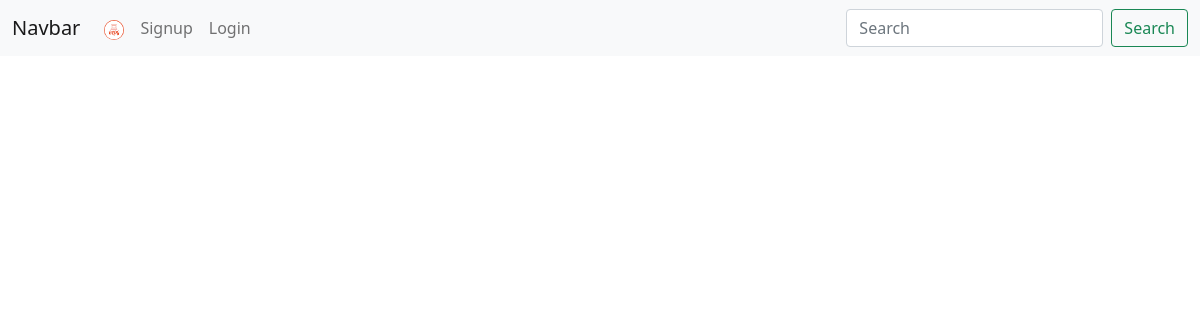
The page /blog/ on the database as committed earlier.
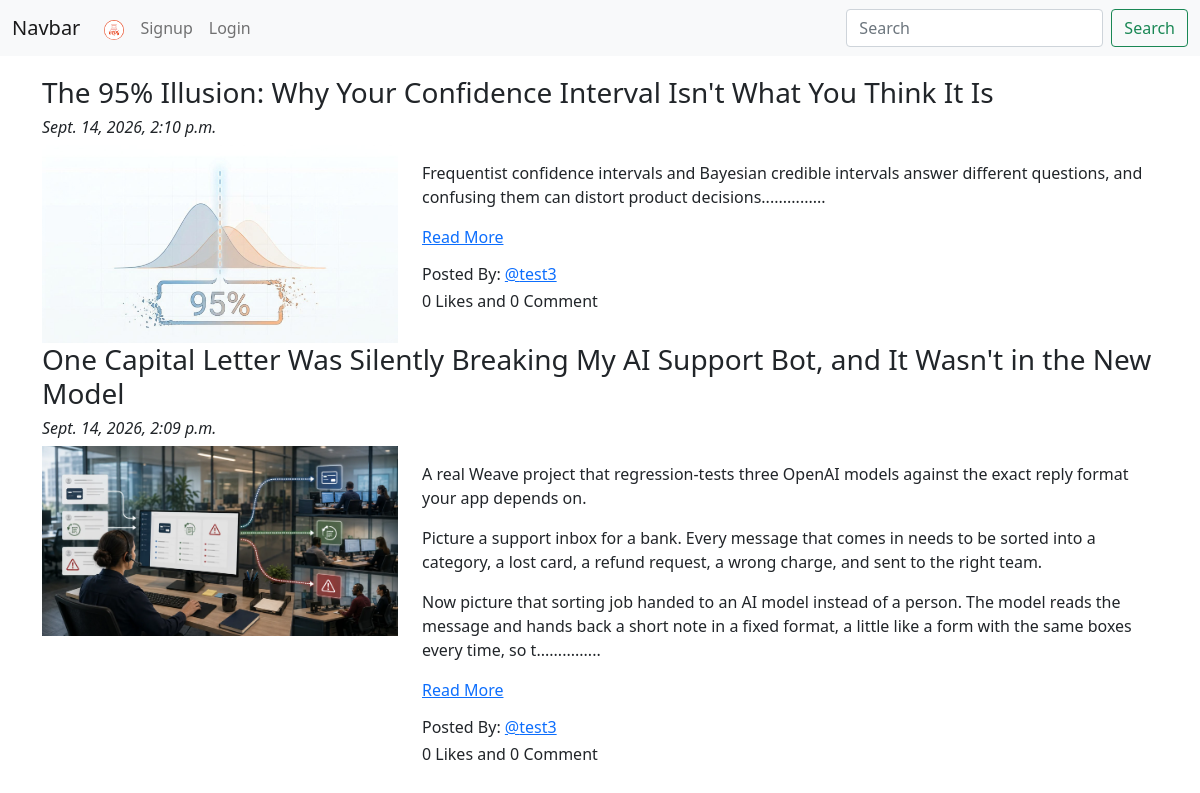
The same page on the database as committed later.
### App_Blog/models.py (models this page shows, shortened)
class Blog(models.Model):
    author = models.ForeignKey(User,on_delete=models.CASCADE, related_name='post_author')
    blog_title = models.CharField(max_length=264, verbose_name="Put a Title")
    slug = models.SlugField(max_length=264, unique=True)
    blog_content = models.TextField(verbose_name='What is on Your Mind')
    blog_image = models.ImageField(upload_to='blog_images', verbose_name='Image')
    publish_date = models.DateTimeField(auto_now_add=True)
    update_date = models.DateTimeField(auto_now=True)
    class Meta:
        ordering = ['-publish_date']

### App_Blog/views.py (the view)
# urls.py: path('', views.BlogList.as_view(), name='blog_list'),
class BlogList(ListView):
    context_object_name = 'blogs'
    model = Blog
    template_name = 'App_Blog/blog_list.html'

### App_Blog/templatetags/custom_filters.py (called while the page is built)
def range_filter(value):
    return value[0:500]+"..............."

### templates/App_Blog/blog_list.html (shortened to what this page needs)
{% extends "base.html" %}
{% load custom_filters %}
{% block body_block %}
{% for blog in blogs %}
<h3>{{blog.blog_title}}</h3>
<h6><em>{{blog.publish_date}}</em></h6>
<div class='row'>
    <div class='col-sm-4'>
        <img src="/media/{{blog.blog_image}}" alt="{{blog.blog_title}}" title={{blog.blog_title}} width='100%'>
    </div>
    <div class='col-sm-8'>
        <p>{{blog.blog_content|range_filter|linebreaks}} <a href="{% url 'App_Blog:blog_details' slug=blog.slug %}">Read More</a> </p>
        <h6>Posted By: <a href="#">@{{blog.author}}</a></h6>
        <h6>{{blog.liked_blog.count}} Likes and {{blog.blog_comment.count}} Comment</h6>
    </div>
</div>
{% endfor %}
{% endblock  %}

### templates/base.html (shortened to what this page needs)
<!DOCTYPE html>
<html lang="en">
<head>
    <link rel="stylesheet" href="https://cdnjs.cloudflare.com/ajax/libs/font-awesome/7.3.1/css/all.css">
    <link href="https://cdn.jsdelivr.net/npm/bootstrap@5.0.2/dist/css/bootstrap.min.css" rel="stylesheet">
</head>
<body>
<nav class="navbar navbar-expand-lg navbar-light bg-light">
  <div class="container-fluid">
    <a class="navbar-brand" href="#">Navbar</a>
    <div class="collapse navbar-collapse" id="navbarSupportedContent">
      <ul class="navbar-nav me-auto mb-2 mb-lg-0">
        <li class="nav-item">
          <a class="nav-link active" aria-current="page" href="{% url 'index' %}"><img src="/media/blog_images/blog.png" alt="" height='20' width='20' class='rounded-circle'></a>
        </li>
        {% if user.is_authenticated %}
        <li class="nav-item">
          <a class="nav-link" href="{% url 'App_Blog:create_blog' %}">Write Blog</a>
        </li>
        <li class="nav-item">
          <a class="nav-link" href="{% url 'App_Blog:my_blogs' %}">My Blog</a>
        </li>
        <hr>
        <li class="nav-item">
          <a class="nav-link" href="{% url 'App_Login:profile' %}">Profile</a>
        </li>
        <li class="nav-item">
          <a class="nav-link" href="{% url 'App_Login:logout' %}">Logout</a>
        </li>
        {% else %}
        <li class="nav-item">
          <a class="nav-link" href="{% url 'App_Login:signup' %}">Signup</a>
        </li>
        <li class="nav-item">
          <a class="nav-link" href="{% url 'App_Login:login' %}">Login</a>
        </li>
{% endif %}
      </ul>
      <form class="d-flex">
        <input class="form-control me-2" type="search" placeholder="Search" aria-label="Search">
        <button class="btn btn-outline-success" type="submit">Search</button>
      </form>
    </div>
  </div>
</nav>
<div class='container' style='padding-top: 20px'>
    {% block body_block %}
    {% endblock  %}
</div>
</body>
</html>

Rows that differ between the two databases and show on the page:
added Blog: blog_title "The 95% Illusion: Why Your Confidence Interval Isn't What You Think It Is", publish_date "Sept. 14, 2026, 2:10 p.m.", blog_image (picture), blog_content|range_filter "Frequentist confidence intervals and Bayesian credible intervals answer different questions, and confusing them can distort product decisions...............", author "test3", liked_blog.count "0", blog_comment.count "0"
added Blog: blog_title "One Capital Letter Was Silently Breaking My AI Support Bot, and It Wasn't in the New Model", publish_date "Sept. 14, 2026, 2:09 p.m.", blog_image (picture), blog_content|range_filter "A real Weave project that regression-tests three OpenAI models against the exact reply format your app depends on. Picture a support inbox for a bank. Every message that comes in needs to be sorted into a category, a lost card, a refund request, a wrong charge, and sent to the right team. Now picture that sorting job handed to an AI model instead of a person. The model reads the message and hands back a short note in a fixed format, a little like a form with the same boxes every time, so t...............", author "test3", liked_blog.count "0", blog_comment.count "0"
